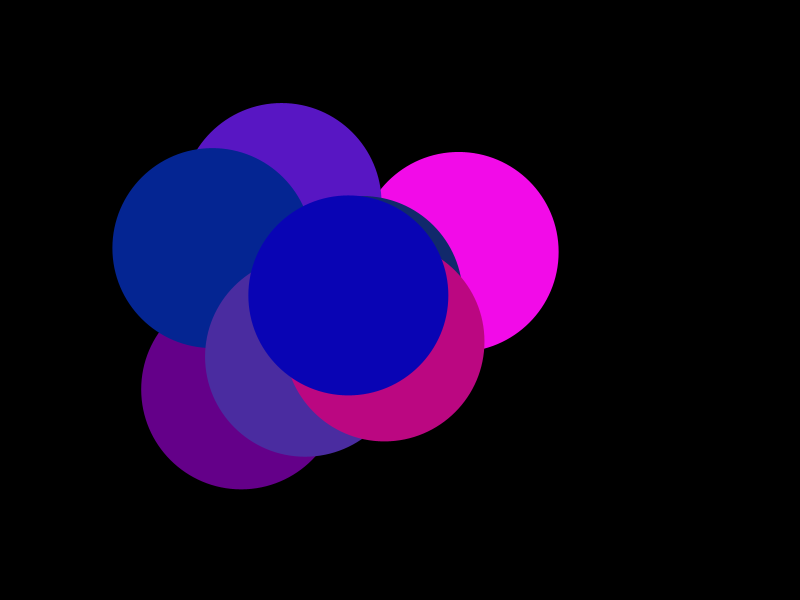
Frame 1 (no input)
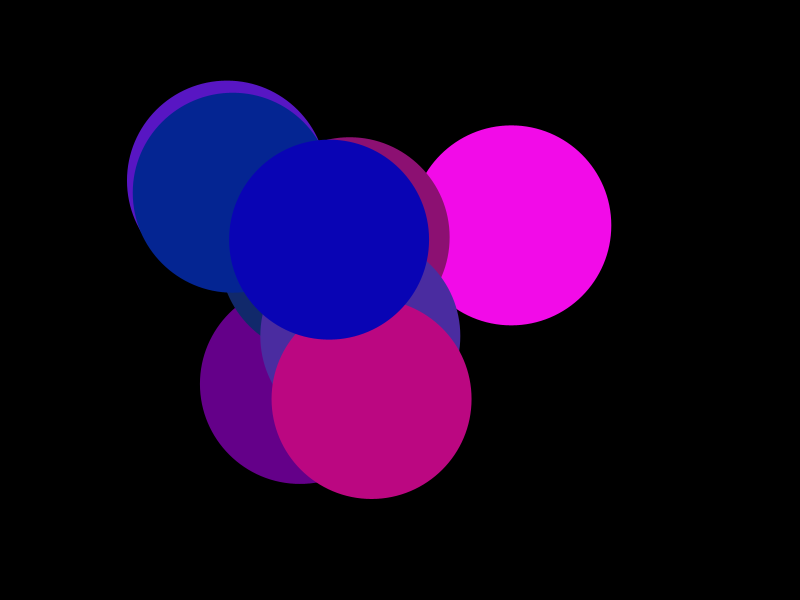
Frame 60 (the mouse pressed at the canvas centre just before this capture)
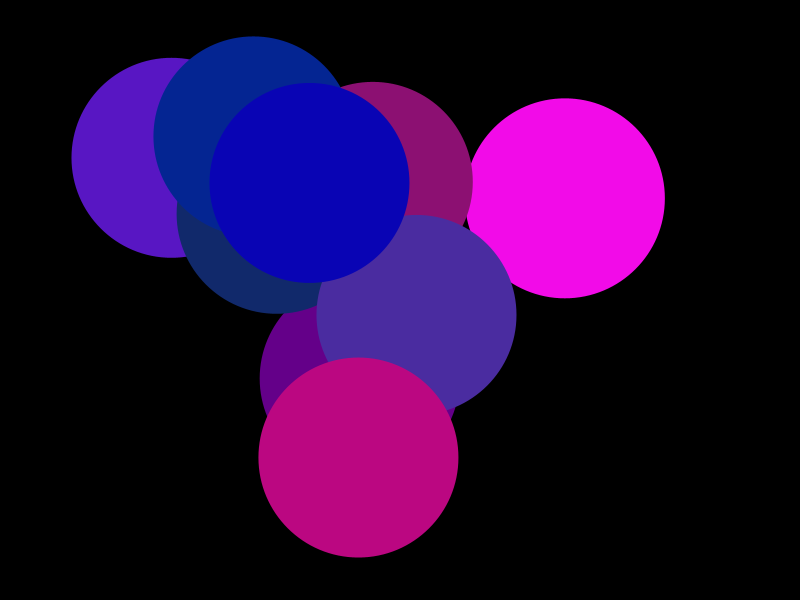
Frame 120 (the mouse held since frame 60 and released just before this capture)

The Processing sketch that drew these frames (run headless with seeded random() and noise(); from frame 60 on, the mouse is pressed at the canvas centre):

// Processing sketch: BouncyBallOOP
// ── BouncyBallOOP.pde
Ball b;                //declare a new ball called b
Ball c;
Ball d;
Ball e;
Ball f;
Ball g;
Ball h;
Ball i;
Ball j;

void setup() {
  size(800, 600);
  b = new Ball();      //initialize b as a new object of the Ball class
  c = new Ball();
  d = new Ball();
  e = new Ball();
  f = new Ball();
  g = new Ball();
  h = new Ball();
  i = new Ball();
  j = new Ball();
}

void draw() {
  background(0);
  b.display();         //call b's display() method
  c.display();
  d.display();
  e.display();
  f.display();
  g.display();
  h.display();
  i.display();
  j.display();
  b.move();
  c.move();
  d.move();
  e.move();
  f.move();
  g.move();
  h.move();
  i.move();
  j.move();
  b.stay();
  c.stay();
  d.stay();
  e.stay();
  f.stay();
  g.stay();
  h.stay();
  i.stay();
  j.stay();
}
// ── Ball.pde
class Ball {
  //declaring all information (fields) contained within the Ball class
  PVector loc, vel;
  int diam;
  color c;

  //this is a constructor. you can have more than one constructor for a given class
  Ball() {
    diam = 200;
    loc = new PVector(random(diam, width-diam), random(diam, height-diam));
    vel = PVector.random2D();
    c = color(random(255), random(50), random(100, 255));
  }

  //after declaring fields and setting up constructors, you can define your methods
  void display() {
    fill(c);
    noStroke();
    ellipse(loc.x, loc.y, diam, diam);
  }

  void move() {
    loc.add(vel);
  }

  void stay() {
    if (loc.x+diam/2>width || loc.x-diam/2<0) {
      vel.x = vel.x * -1;
    }
    if (loc.y+diam/2>height || loc.y-diam/2<0) {
      vel.y = vel.y * -1;
    }
  }
}
